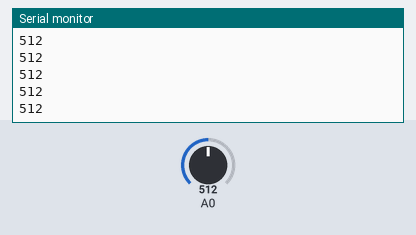
The sketch below on a simulated Arduino Uno, built with avr-gcc and run on an emulated ATmega328P. Shown: the last lines printed to the serial monitor. The test bench sets the inputs (shaded band); at power-on: A0 = 512.

Above: at 1.2 s.
1.3 s: A0 set to 610
At 1.31 s:
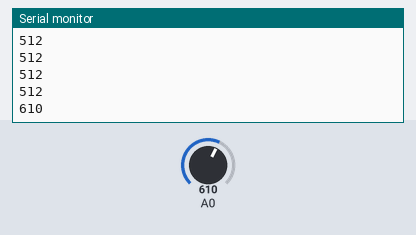
2.8 s: A0 set to 590
At 2.81 s:
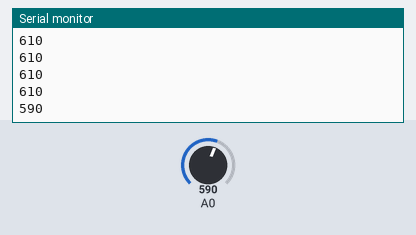
Timing chart, 0 to 5.8 s (numbered marks = the images above; inputs shaded):
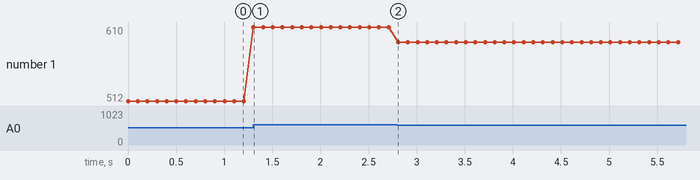

The sketch:

MQ-3.ino
```cpp
void setup() {
  Serial.begin(115200);
  pinMode(A0, INPUT);

  // warm-up MQ-3 for 15 minutes
  //time = millis()/1000;
  //while(time<=TIME_UNTIL_WARMUP);

  // warm-up MQ-3 till reading value <600
  while (analogRead(A0)>600);
}

void loop() {
  int alco;
  alco = analogRead(A0);
  Serial.println(alco);
  delay(100);
}
```

Measured:
- after the input at 1.3 s, the serial monitor: prints a new line at once (image 1)
- after the input at 2.8 s, the serial monitor: prints a new line at once (image 2)
- plotted number 1: 512 → 610 after the input at 1.3 s, 610 → 590 after the input at 2.8 s
